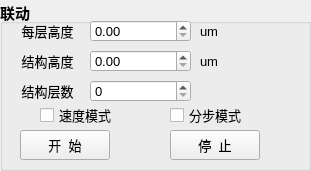
   <widget class="QGroupBox" name="groupBox_4">
    <property name="geometry">
     <rect>
      <x>450</x>
      <y>360</y>
      <width>311</width>
      <height>171</height>
     </rect>
    </property>
    <property name="font">
     <font>
      <pointsize>11</pointsize>
      <weight>75</weight>
      <bold>true</bold>
     </font>
    </property>
    <property name="title">
     <string>联动</string>
    </property>
    <widget class="QLabel" name="label_27">
     <property name="geometry">
      <rect>
       <x>200</x>
       <y>20</y>
       <width>61</width>
       <height>22</height>
      </rect>
     </property>
     <property name="font">
      <font>
       <pointsize>10</pointsize>
       <weight>50</weight>
       <bold>false</bold>
       <kerning>true</kerning>
      </font>
     </property>
     <property name="focusPolicy">
      <enum>Qt::NoFocus</enum>
     </property>
     <property name="layoutDirection">
      <enum>Qt::LeftToRight</enum>
     </property>
     <property name="text">
      <string>um</string>
     </property>
     <property name="alignment">
      <set>Qt::AlignLeading|Qt::AlignLeft|Qt::AlignVCenter</set>
     </property>
    </widget>
    <widget class="QCheckBox" name="StepMoveCheckBox">
     <property name="enabled">
      <bool>true</bool>
     </property>
     <property name="geometry">
      <rect>
       <x>170</x>
       <y>100</y>
       <width>75</width>
       <height>30</height>
      </rect>
     </property>
     <property name="font">
      <font>
       <pointsize>10</pointsize>
       <weight>50</weight>
       <bold>false</bold>
      </font>
     </property>
     <property name="text">
      <string>分步模式</string>
     </property>
    </widget>
    <widget class="QLabel" name="label_24">
     <property name="geometry">
      <rect>
       <x>10</x>
       <y>50</y>
       <width>75</width>
       <height>22</height>
      </rect>
     </property>
     <property name="font">
      <font>
       <pointsize>10</pointsize>
       <weight>50</weight>
       <bold>false</bold>
       <kerning>true</kerning>
      </font>
     </property>
     <property name="focusPolicy">
      <enum>Qt::NoFocus</enum>
     </property>
     <property name="layoutDirection">
      <enum>Qt::LeftToRight</enum>
     </property>
     <property name="text">
      <string>结构高度</string>
     </property>
     <property name="alignment">
      <set>Qt::AlignCenter</set>
     </property>
    </widget>
    <widget class="QPushButton" name="stopLayerPrintButton">
     <property name="geometry">
      <rect>
       <x>170</x>
       <y>130</y>
       <width>90</width>
       <height>30</height>
      </rect>
     </property>
     <property name="font">
      <font>
       <pointsize>10</pointsize>
       <weight>50</weight>
       <bold>false</bold>
      </font>
     </property>
     <property name="text">
      <string>停  止</string>
     </property>
    </widget>
    <widget class="QLabel" name="label_25">
     <property name="geometry">
      <rect>
       <x>200</x>
       <y>50</y>
       <width>61</width>
       <height>22</height>
      </rect>
     </property>
     <property name="font">
      <font>
       <pointsize>10</pointsize>
       <weight>50</weight>
       <bold>false</bold>
       <kerning>true</kerning>
      </font>
     </property>
     <property name="focusPolicy">
      <enum>Qt::NoFocus</enum>
     </property>
     <property name="layoutDirection">
      <enum>Qt::LeftToRight</enum>
     </property>
     <property name="text">
      <string>um</string>
     </property>
     <property name="alignment">
      <set>Qt::AlignLeading|Qt::AlignLeft|Qt::AlignVCenter</set>
     </property>
    </widget>
    <widget class="QPushButton" name="startLayerPrintButton">
     <property name="geometry">
      <rect>
       <x>20</x>
       <y>130</y>
       <width>90</width>
       <height>30</height>
      </rect>
     </property>
     <property name="font">
      <font>
       <pointsize>10</pointsize>
       <weight>50</weight>
       <italic>false</italic>
       <bold>false</bold>
       <underline>false</underline>
      </font>
     </property>
     <property name="text">
      <string>开  始</string>
     </property>
    </widget>
    <widget class="QSpinBox" name="LayerNumberSpinBox">
     <property name="geometry">
      <rect>
       <x>90</x>
       <y>80</y>
       <width>101</width>
       <height>22</height>
      </rect>
     </property>
     <property name="font">
      <font>
       <pointsize>10</pointsize>
       <weight>50</weight>
       <bold>false</bold>
      </font>
     </property>
     <property name="suffix">
      <string/>
     </property>
     <property name="maximum">
      <number>10000</number>
     </property>
    </widget>
    <widget class="QCheckBox" name="VelocityMoveCheckBox">
     <property name="enabled">
      <bool>true</bool>
     </property>
     <property name="geometry">
      <rect>
       <x>40</x>
       <y>100</y>
       <width>75</width>
       <height>30</height>
      </rect>
     </property>
     <property name="font">
      <font>
       <pointsize>10</pointsize>
       <weight>50</weight>
       <bold>false</bold>
      </font>
     </property>
     <property name="text">
      <string>速度模式</string>
     </property>
    </widget>
    <widget class="QDoubleSpinBox" name="LayerHeightDoubleSpinBox">
     <property name="geometry">
      <rect>
       <x>90</x>
       <y>20</y>
       <width>101</width>
       <height>22</height>
      </rect>
     </property>
     <property name="font">
      <font>
       <pointsize>10</pointsize>
       <weight>50</weight>
       <bold>false</bold>
      </font>
     </property>
     <property name="maximum">
      <double>250.000000000000000</double>
     </property>
    </widget>
    <widget class="QDoubleSpinBox" name="StructHeightDoubleSpinBox">
     <property name="geometry">
      <rect>
       <x>90</x>
       <y>50</y>
       <width>101</width>
       <height>22</height>
      </rect>
     </property>
     <property name="font">
      <font>
       <pointsize>10</pointsize>
       <weight>50</weight>
       <bold>false</bold>
      </font>
     </property>
     <property name="maximum">
      <double>250.000000000000000</double>
     </property>
    </widget>
    <widget class="QLabel" name="label_15">
     <property name="geometry">
      <rect>
       <x>10</x>
       <y>20</y>
       <width>75</width>
       <height>22</height>
      </rect>
     </property>
     <property name="font">
      <font>
       <pointsize>10</pointsize>
       <weight>50</weight>
       <bold>false</bold>
       <kerning>true</kerning>
      </font>
     </property>
     <property name="focusPolicy">
      <enum>Qt::NoFocus</enum>
     </property>
     <property name="layoutDirection">
      <enum>Qt::LeftToRight</enum>
     </property>
     <property name="text">
      <string>每层高度</string>
     </property>
     <property name="alignment">
      <set>Qt::AlignCenter</set>
     </property>
    </widget>
    <widget class="QLabel" name="label_26">
     <property name="geometry">
      <rect>
       <x>10</x>
       <y>80</y>
       <width>75</width>
       <height>22</height>
      </rect>
     </property>
     <property name="font">
      <font>
       <pointsize>10</pointsize>
       <weight>50</weight>
       <bold>false</bold>
       <kerning>true</kerning>
      </font>
     </property>
     <property name="focusPolicy">
      <enum>Qt::NoFocus</enum>
     </property>
     <property name="layoutDirection">
      <enum>Qt::LeftToRight</enum>
     </property>
     <property name="text">
      <string>结构层数</string>
     </property>
     <property name="alignment">
      <set>Qt::AlignCenter</set>
     </property>
    </widget>
   </widget>
